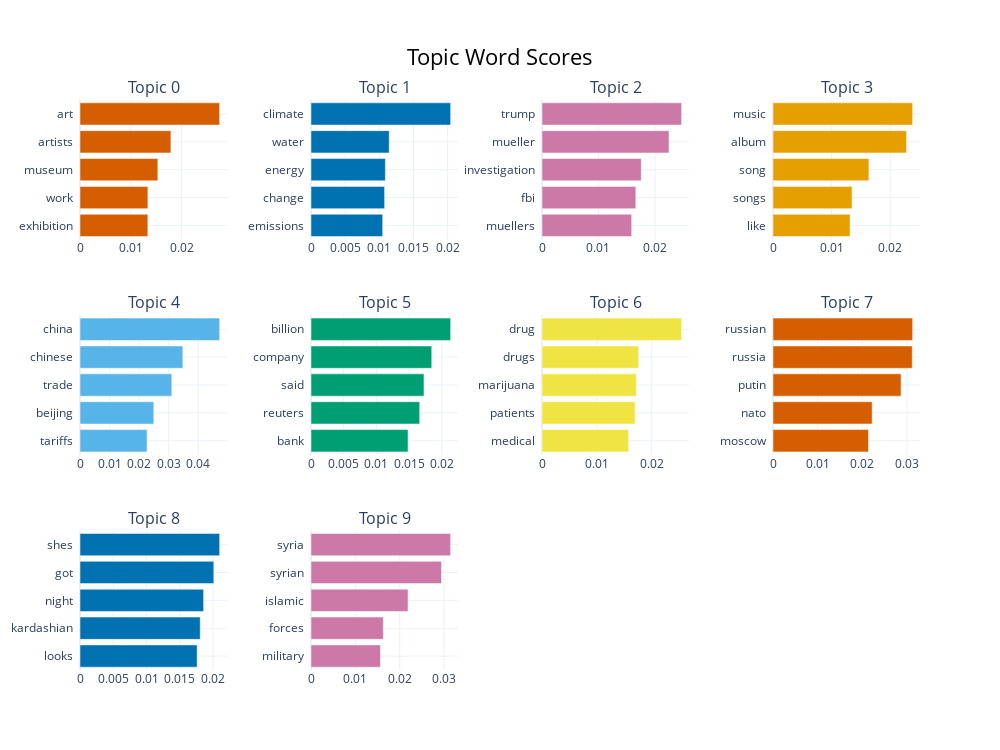

This figure's notebook cell:
### Code cell
topic_model.visualize_barchart(top_n_topics=10)

### Figure 1 — Plotly figure (JSON) as saved in the notebook; plotly's stock layout.template omitted (floating-point values rounded to 4 significant figures)
{"data": [{"marker": {"color": "#D55E00"}, "orientation": "h", "type": "bar", "x": [0.01336, 0.01336, 0.01532, 0.01789, 0.02749], "xaxis": "x", "y": ["exhibition  ", "work  ", "museum  ", "artists  ", "art  "], "yaxis": "y"}, {"marker": {"color": "#0072B2"}, "orientation": "h", "type": "bar", "x": [0.01049, 0.01078, 0.01089, 0.01145, 0.02044], "xaxis": "x2", "y": ["emissions  ", "change  ", "energy  ", "water  ", "climate  "], "yaxis": "y2"}, {"marker": {"color": "#CC79A7"}, "orientation": "h", "type": "bar", "x": [0.01588, 0.01661, 0.01757, 0.02249, 0.02472], "xaxis": "x3", "y": ["muellers  ", "fbi  ", "investigation  ", "mueller  ", "trump  "], "yaxis": "y3"}, {"marker": {"color": "#E69F00"}, "orientation": "h", "type": "bar", "x": [0.01315, 0.01349, 0.01637, 0.02279, 0.02383], "xaxis": "x4", "y": ["like  ", "songs  ", "song  ", "album  ", "music  "], "yaxis": "y4"}, {"marker": {"color": "#56B4E9"}, "orientation": "h", "type": "bar", "x": [0.02267, 0.02496, 0.03105, 0.03478, 0.04722], "xaxis": "x5", "y": ["tariffs  ", "beijing  ", "trade  ", "chinese  ", "china  "], "yaxis": "y5"}, {"marker": {"color": "#009E73"}, "orientation": "h", "type": "bar", "x": [0.01485, 0.01663, 0.01729, 0.01848, 0.02137], "xaxis": "x6", "y": ["bank  ", "reuters  ", "said  ", "company  ", "billion  "], "yaxis": "y6"}, {"marker": {"color": "#F0E442"}, "orientation": "h", "type": "bar", "x": [0.01579, 0.01699, 0.01721, 0.01763, 0.02547], "xaxis": "x7", "y": ["medical  ", "patients  ", "marijuana  ", "drugs  ", "drug  "], "yaxis": "y7"}, {"marker": {"color": "#D55E00"}, "orientation": "h", "type": "bar", "x": [0.02138, 0.0222, 0.02867, 0.03117, 0.03126], "xaxis": "x8", "y": ["moscow  ", "nato  ", "putin  ", "russia  ", "russian  "], "yaxis": "y8"}, {"marker": {"color": "#0072B2"}, "orientation": "h", "type": "bar", "x": [0.0176, 0.01805, 0.01857, 0.0201, 0.02097], "xaxis": "x9", "y": ["looks  ", "kardashian  ", "night  ", "got  ", "shes  "], "yaxis": "y9"}, {"marker": {"color": "#CC79A7"}, "orientation": "h", "type": "bar", "x": [0.01565, 0.01631, 0.02188, 0.02942, 0.03148], "xaxis": "x10", "y": ["military  ", "forces  ", "islamic  ", "syrian  ", "syria  "], "yaxis": "y10"}], "layout": {"annotations": [{"font": {"size": 16}, "showarrow": false, "text": "Topic 0", "x": 0.0875, "xanchor": "center", "xref": "paper", "y": 1, "yanchor": "bottom", "yref": "paper"}, {"font": {"size": 16}, "showarrow": false, "text": "Topic 1", "x": 0.3625, "xanchor": "center", "xref": "paper", "y": 1, "yanchor": "bottom", "yref": "paper"}, {"font": {"size": 16}, "showarrow": false, "text": "Topic 2", "x": 0.6375, "xanchor": "center", "xref": "paper", "y": 1, "yanchor": "bottom", "yref": "paper"}, {"font": {"size": 16}, "showarrow": false, "text": "Topic 3", "x": 0.9125, "xanchor": "center", "xref": "paper", "y": 1, "yanchor": "bottom", "yref": "paper"}, {"font": {"size": 16}, "showarrow": false, "text": "Topic 4", "x": 0.0875, "xanchor": "center", "xref": "paper", "y": 0.6222, "yanchor": "bottom", "yref": "paper"}, {"font": {"size": 16}, "showarrow": false, "text": "Topic 5", "x": 0.3625, "xanchor": "center", "xref": "paper", "y": 0.6222, "yanchor": "bottom", "yref": "paper"}, {"font": {"size": 16}, "showarrow": false, "text": "Topic 6", "x": 0.6375, "xanchor": "center", "xref": "paper", "y": 0.6222, "yanchor": "bottom", "yref": "paper"}, {"font": {"size": 16}, "showarrow": false, "text": "Topic 7", "x": 0.9125, "xanchor": "center", "xref": "paper", "y": 0.6222, "yanchor": "bottom", "yref": "paper"}, {"font": {"size": 16}, "showarrow": false, "text": "Topic 8", "x": 0.0875, "xanchor": "center", "xref": "paper", "y": 0.2444, "yanchor": "bottom", "yref": "paper"}, {"font": {"size": 16}, "showarrow": false, "text": "Topic 9", "x": 0.3625, "xanchor": "center", "xref": "paper", "y": 0.2444, "yanchor": "bottom", "yref": "paper"}], "height": 750, "hoverlabel": {"bgcolor": "white", "font": {"family": "Rockwell", "size": 16}}, "showlegend": false, "title": {"font": {"color": "Black", "size": 22}, "text": "Topic Word Scores", "x": 0.5, "xanchor": "center", "yanchor": "top"}, "width": 1000, "xaxis": {"anchor": "y", "domain": [0, 0.175], "showgrid": true}, "xaxis10": {"anchor": "y10", "domain": [0.275, 0.45], "showgrid": true}, "xaxis11": {"anchor": "y11", "domain": [0.55, 0.725], "showgrid": true}, "xaxis12": {"anchor": "y12", "domain": [0.825, 1], "showgrid": true}, "xaxis2": {"anchor": "y2", "domain": [0.275, 0.45], "showgrid": true}, "xaxis3": {"anchor": "y3", "domain": [0.55, 0.725], "showgrid": true}, "xaxis4": {"anchor": "y4", "domain": [0.825, 1], "showgrid": true}, "xaxis5": {"anchor": "y5", "domain": [0, 0.175], "showgrid": true}, "xaxis6": {"anchor": "y6", "domain": [0.275, 0.45], "showgrid": true}, "xaxis7": {"anchor": "y7", "domain": [0.55, 0.725], "showgrid": true}, "xaxis8": {"anchor": "y8", "domain": [0.825, 1], "showgrid": true}, "xaxis9": {"anchor": "y9", "domain": [0, 0.175], "showgrid": true}, "yaxis": {"anchor": "x", "domain": [0.7556, 1], "showgrid": true}, "yaxis10": {"anchor": "x10", "domain": [0, 0.2444], "showgrid": true}, "yaxis11": {"anchor": "x11", "domain": [0, 0.2444], "showgrid": true}, "yaxis12": {"anchor": "x12", "domain": [0, 0.2444], "showgrid": true}, "yaxis2": {"anchor": "x2", "domain": [0.7556, 1], "showgrid": true}, "yaxis3": {"anchor": "x3", "domain": [0.7556, 1], "showgrid": true}, "yaxis4": {"anchor": "x4", "domain": [0.7556, 1], "showgrid": true}, "yaxis5": {"anchor": "x5", "domain": [0.3778, 0.6222], "showgrid": true}, "yaxis6": {"anchor": "x6", "domain": [0.3778, 0.6222], "showgrid": true}, "yaxis7": {"anchor": "x7", "domain": [0.3778, 0.6222], "showgrid": true}, "yaxis8": {"anchor": "x8", "domain": [0.3778, 0.6222], "showgrid": true}, "yaxis9": {"anchor": "x9", "domain": [0, 0.2444], "showgrid": true}}}
